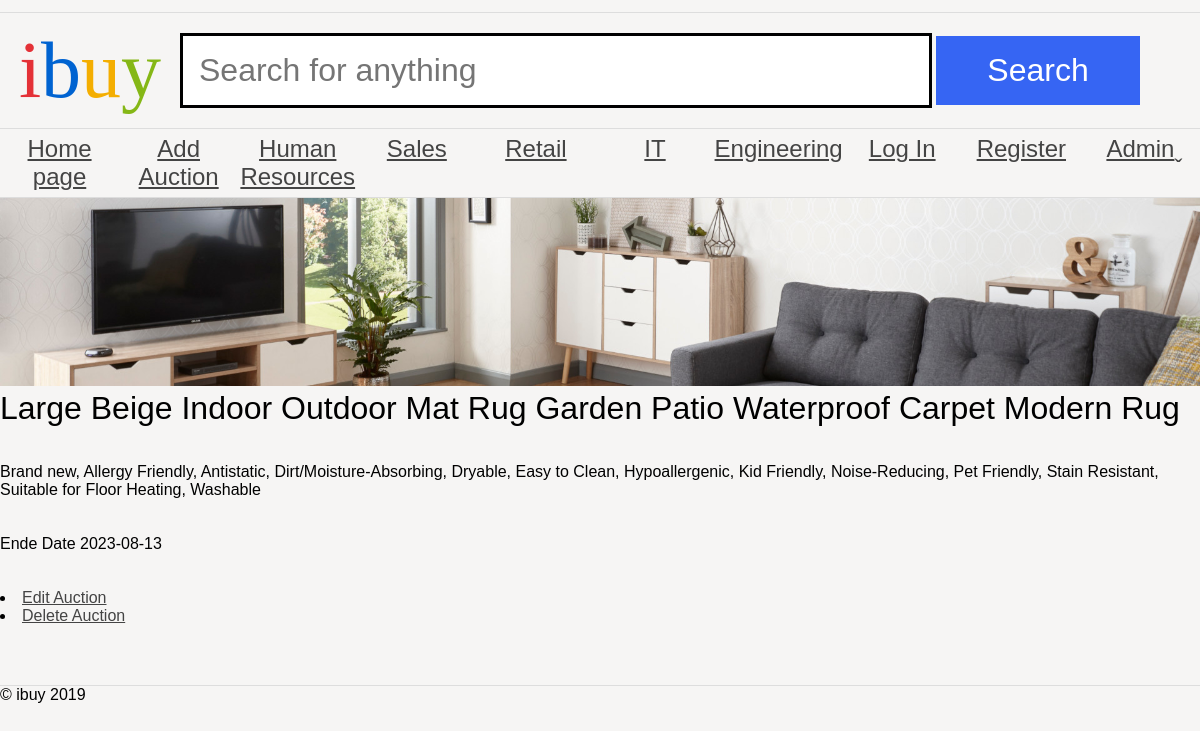
Screenshot of /as1/public/auction.php?auctionID=9 with the database file from the repository.
### tables this page shows
CREATE TABLE `category` (
  `categoryID` int(11) NOT NULL AUTO_INCREMENT,
  `name` varchar(255) DEFAULT NULL,
  PRIMARY KEY (`categoryID`)
);

CREATE TABLE `auction` (
  `auctionID` int(11) NOT NULL AUTO_INCREMENT,
  `title` varchar(255) NOT NULL,
  `description` varchar(2000) NOT NULL,
  `categoryID` int(11) DEFAULT NULL,
  `endDate` date NOT NULL,
  `currentBid` double DEFAULT NULL,
  `bid_user` int(11) DEFAULT NULL,
  `bid_placed` datetime DEFAULT NULL,
  PRIMARY KEY (`auctionID`),
  KEY `categoryID_idx` (`categoryID`),
  CONSTRAINT `categoryID` FOREIGN KEY (`categoryID`) REFERENCES `category` (`categoryID`) ON DELETE NO ACTION ON UPDATE NO ACTION
);

### as1/public/auction.php (the view)
<?php
require '../header.php';
?>
<?php
$server ='mysql';
$username = 'student';
$password = 'student';
$schema = 'as1';
$pdo = new PDO('mysql:dbname=' . $schema . ';host=' . $server, $username, $password);
$stmt = $pdo->prepare('SELECT * FROM as1.auction WHERE auctionID = :auctionID');
$values = [
    'auctionID' => $_GET['auctionID']
];
$stmt->execute($values);
$row = $stmt->fetch();
echo '<h1>' . $row['title'] . '</h1>';
echo '<br>' . '</br>';
echo '<p>' . $row['description']  . '</p>';
echo '<br>' . '</br>';
echo '<p>Ende Date ' . $row['endDate']  . '</p>';
echo '<br>' . '</br>';
echo '<li><a href="editAuction.php?auctionID=' . $row['auctionID'] . '">' . 'Edit Auction' . '</a></li>';
echo '<li><a href="deleteAuction.php?auctionID=' . $row['auctionID'] . '">' . 'Delete Auction' . '</a></li>';
?>
<?php
require '../footer.php';
?>

### as1/header.php (shortened to what this page needs)
<!DOCTYPE html>
<html>
<head>
    <link rel="stylesheet" href="ibuy.css" />
</head>
<body>
<header>
    <h1><span class="i">i</span><span class="b">b</span><span class="u">u</span><span class="y">y</span></h1>
    <form action="#">
        <input type="text" name="search" placeholder="Search for anything" />
        <input type="submit" name="submit" value="Search" />
    </form>
</header>
<nav>
    <ul>
        <li><a class="categoryLink" href="index.php">Home page</a></li>
<li><a class="categoryLink" href="addAuction.php">Add Auction</a></li>
        <?php
        $server = 'mysql';
        $username = 'student';
        $password = 'student';
        $schema = 'as1';
        $pdo = new PDO('mysql:dbname=' . $schema . ';host=' . $server, $username, $password);
        $stmt = $pdo->prepare('SELECT * FROM as1.category');
        $stmt->execute();
        foreach ($stmt as $row) {
            echo '<li><a class="categoryLink" href="viewCategory.php?categoryID=' . $row['categoryID'] . '">' . $row['name'] . '</a></li>';
        }
        if (isset($_SESSION['loggedin']) && $_SESSION['loggedin'] === true) {
            echo '<li><a class="categoryLink" href="logout.php">Log Out</a></li>';
        } else {
            echo '<li><a class="categoryLink" href="login.php">Log In</a></li>';
            echo '<li><a class="categoryLink" href="register.php">Register</a></li>';
        }
        if (isset($_SESSION['admin']) && $_SESSION['admin'] === true) {
            echo '<li><a class="categoryLink" href="logout.php">Log Out</a></li>';
        } else {
            echo '<li><a class="categoryLink" href="admin.php">Admin</a></li>';
        }
        ?>
    </ul>
</nav>
<img src="banners/1.jpg" alt="Banner" />

### as1/public/ibuy.css (style rules this page uses)
* { margin: 0; padding: 0; }
body { font-family: 'Oxygen-Regular', sans-serif; background-color: #f6f5f4; max-width: 100vw; overflow-x: hidden; }
h1, h2, h3, h4 { font-weight: normal; }
a, a:visited { color: #444; }
header { margin-top: 1vw; font-family: 'Univers-Light-Normal'; display: grid; grid-template-columns: 15% 85%; align-items: center; padding-top: 1vw; padding-bottom: 1vw; border-top: 1px solid #ddd; border-bottom: 1px solid #ddd; }
header h1 { text-align: center; font-size: 5em; }
form { display: block; }
header form input[type=text] { border: 3px solid black; font-size: 2em; padding: 0.5em; width: 70%; }
body > img { width: 100vw; }
header form input[type=submit] { background-color: #3665f3; color: white; width: 20%; font-size: 2em; padding: 0.5em; cursor: pointer; border: 0; }
header .i { color: #e43137; }
header .b { color: #0063d1; }
header .u { color: #f4ae01; }
header .y { color: #85b716; }
body > nav { border-bottom: 1px solid #ddd; }
body > nav ul li:last-child a:after { content: 'ˬ'; position: absolute; }
body > nav ul { display: flex; width: 100vw; list-style-type: none; }
body > nav ul li { flex: 1; }
body > nav ul li a { display: block; text-align: center; padding-top: 0.5vw; padding-bottom: 0.5vw; font-size: 1.5em; }

### rows the page displays
category: name "Human Resources"
category: name "Sales"
category: name "Retail"
category: name "IT"
category: name "Engineering"
auction: title "Large Beige Indoor Outdoor Mat Rug Garden Patio Waterproof Carpet Modern Rug", description "Brand new, Allergy Friendly, Antistatic, Dirt/Moisture-Absorbing, Dryable, Easy to Clean, Hypoallergenic, Kid Friendly, Noise-Reducing, Pet Friendly, Stain Resistant, Suitable for Floor Heating, Washable", endDate "2023-08-13"
